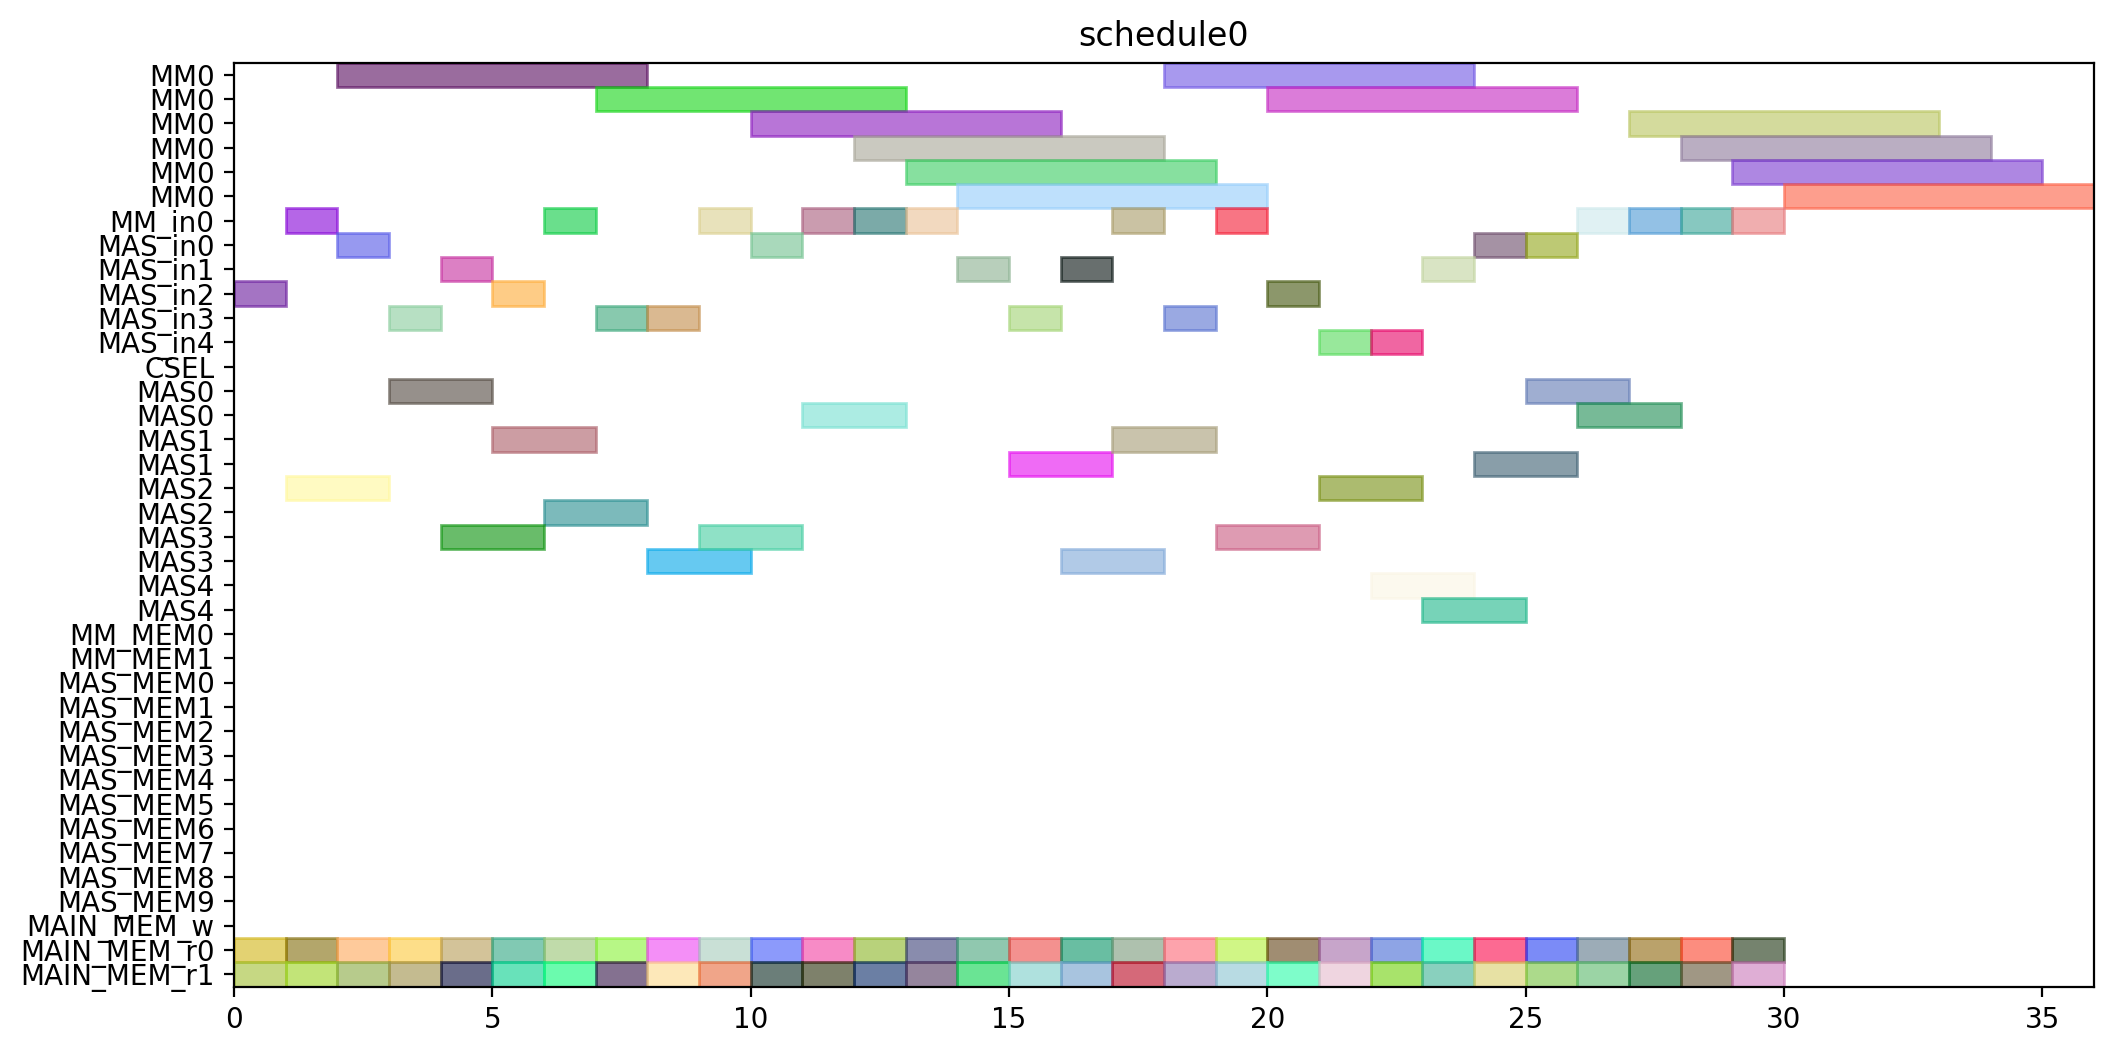

The Python source for this figure:
from pyschedule import Scenario, solvers, plotters, alt


def solve():
	horizon = 120
	S = Scenario("schedule0", horizon=horizon)

	# resource
	MM = S.Resources('MM', num=1, size=6)
	MM_in = S.Resources('MM_in', num=1)
	MAS_in = S.Resources('MAS_in', num=5)
	CSEL = S.Resource('CSEL')
	MAS = S.Resources('MAS', num=5, size=2, periods=range(1, horizon))
	MM_MEM = S.Resources('MM_MEM', num=2)
	MAS_MEM = S.Resources('MAS_MEM', num=10)
	MAIN_MEM_w = S.Resource('MAIN_MEM_w', size=1)
	MAIN_MEM_r = S.Resources('MAIN_MEM_r', num=2)

	# result of previous scheduling

	# new tasks
	T1_t0 = S.Task('T1_t0', length=2, delay_cost=1)
	T1_t0 += alt(MAS)
	T1_t0_in = S.Task('T1_t0_in', length=1, delay_cost=1)
	T1_t0_in += alt(MAS_in)
	S += T1_t0_in*MAS_in[0]<=T1_t0*MAS[0]

	S += T1_t0_in*MAS_in[1]<=T1_t0*MAS[1]

	S += T1_t0_in*MAS_in[2]<=T1_t0*MAS[2]

	S += T1_t0_in*MAS_in[3]<=T1_t0*MAS[3]

	S += T1_t0_in*MAS_in[4]<=T1_t0*MAS[4]

	T1_t0_mem0 = S.Task('T1_t0_mem0', length=1, delay_cost=1)
	T1_t0_mem0 += MAIN_MEM_r[0]
	S += T1_t0_mem0 <= T1_t0

	T1_t0_mem1 = S.Task('T1_t0_mem1', length=1, delay_cost=1)
	T1_t0_mem1 += MAIN_MEM_r[1]
	S += T1_t0_mem1 <= T1_t0

	T1_t1 = S.Task('T1_t1', length=2, delay_cost=1)
	T1_t1 += alt(MAS)
	T1_t1_in = S.Task('T1_t1_in', length=1, delay_cost=1)
	T1_t1_in += alt(MAS_in)
	S += T1_t1_in*MAS_in[0]<=T1_t1*MAS[0]

	S += T1_t1_in*MAS_in[1]<=T1_t1*MAS[1]

	S += T1_t1_in*MAS_in[2]<=T1_t1*MAS[2]

	S += T1_t1_in*MAS_in[3]<=T1_t1*MAS[3]

	S += T1_t1_in*MAS_in[4]<=T1_t1*MAS[4]

	T1_t1_mem0 = S.Task('T1_t1_mem0', length=1, delay_cost=1)
	T1_t1_mem0 += MAIN_MEM_r[0]
	S += T1_t1_mem0 <= T1_t1

	T1_t1_mem1 = S.Task('T1_t1_mem1', length=1, delay_cost=1)
	T1_t1_mem1 += MAIN_MEM_r[1]
	S += T1_t1_mem1 <= T1_t1

	T1_t3 = S.Task('T1_t3', length=6, delay_cost=1)
	T1_t3 += alt(MM)
	T1_t3_in = S.Task('T1_t3_in', length=1, delay_cost=1)
	T1_t3_in += alt(MM_in)
	S += T1_t3_in*MM_in[0]<=T1_t3*MM[0]
	T1_t3_mem0 = S.Task('T1_t3_mem0', length=1, delay_cost=1)
	T1_t3_mem0 += MAIN_MEM_r[0]
	S += T1_t3_mem0 <= T1_t3

	T1_t3_mem1 = S.Task('T1_t3_mem1', length=1, delay_cost=1)
	T1_t3_mem1 += MAIN_MEM_r[1]
	S += T1_t3_mem1 <= T1_t3

	T2_t0 = S.Task('T2_t0', length=6, delay_cost=1)
	T2_t0 += alt(MM)
	T2_t0_in = S.Task('T2_t0_in', length=1, delay_cost=1)
	T2_t0_in += alt(MM_in)
	S += T2_t0_in*MM_in[0]<=T2_t0*MM[0]
	T2_t0_mem0 = S.Task('T2_t0_mem0', length=1, delay_cost=1)
	T2_t0_mem0 += MAIN_MEM_r[0]
	S += T2_t0_mem0 <= T2_t0

	T2_t0_mem1 = S.Task('T2_t0_mem1', length=1, delay_cost=1)
	T2_t0_mem1 += MAIN_MEM_r[1]
	S += T2_t0_mem1 <= T2_t0

	T2_t1 = S.Task('T2_t1', length=6, delay_cost=1)
	T2_t1 += alt(MM)
	T2_t1_in = S.Task('T2_t1_in', length=1, delay_cost=1)
	T2_t1_in += alt(MM_in)
	S += T2_t1_in*MM_in[0]<=T2_t1*MM[0]
	T2_t1_mem0 = S.Task('T2_t1_mem0', length=1, delay_cost=1)
	T2_t1_mem0 += MAIN_MEM_r[0]
	S += T2_t1_mem0 <= T2_t1

	T2_t1_mem1 = S.Task('T2_t1_mem1', length=1, delay_cost=1)
	T2_t1_mem1 += MAIN_MEM_r[1]
	S += T2_t1_mem1 <= T2_t1

	T2_t2 = S.Task('T2_t2', length=2, delay_cost=1)
	T2_t2 += alt(MAS)
	T2_t2_in = S.Task('T2_t2_in', length=1, delay_cost=1)
	T2_t2_in += alt(MAS_in)
	S += T2_t2_in*MAS_in[0]<=T2_t2*MAS[0]

	S += T2_t2_in*MAS_in[1]<=T2_t2*MAS[1]

	S += T2_t2_in*MAS_in[2]<=T2_t2*MAS[2]

	S += T2_t2_in*MAS_in[3]<=T2_t2*MAS[3]

	S += T2_t2_in*MAS_in[4]<=T2_t2*MAS[4]

	T2_t2_mem0 = S.Task('T2_t2_mem0', length=1, delay_cost=1)
	T2_t2_mem0 += MAIN_MEM_r[0]
	S += T2_t2_mem0 <= T2_t2

	T2_t2_mem1 = S.Task('T2_t2_mem1', length=1, delay_cost=1)
	T2_t2_mem1 += MAIN_MEM_r[1]
	S += T2_t2_mem1 <= T2_t2

	T2_t3 = S.Task('T2_t3', length=2, delay_cost=1)
	T2_t3 += alt(MAS)
	T2_t3_in = S.Task('T2_t3_in', length=1, delay_cost=1)
	T2_t3_in += alt(MAS_in)
	S += T2_t3_in*MAS_in[0]<=T2_t3*MAS[0]

	S += T2_t3_in*MAS_in[1]<=T2_t3*MAS[1]

	S += T2_t3_in*MAS_in[2]<=T2_t3*MAS[2]

	S += T2_t3_in*MAS_in[3]<=T2_t3*MAS[3]

	S += T2_t3_in*MAS_in[4]<=T2_t3*MAS[4]

	T2_t3_mem0 = S.Task('T2_t3_mem0', length=1, delay_cost=1)
	T2_t3_mem0 += MAIN_MEM_r[0]
	S += T2_t3_mem0 <= T2_t3

	T2_t3_mem1 = S.Task('T2_t3_mem1', length=1, delay_cost=1)
	T2_t3_mem1 += MAIN_MEM_r[1]
	S += T2_t3_mem1 <= T2_t3

	T3_t0 = S.Task('T3_t0', length=6, delay_cost=1)
	T3_t0 += alt(MM)
	T3_t0_in = S.Task('T3_t0_in', length=1, delay_cost=1)
	T3_t0_in += alt(MM_in)
	S += T3_t0_in*MM_in[0]<=T3_t0*MM[0]
	T3_t0_mem0 = S.Task('T3_t0_mem0', length=1, delay_cost=1)
	T3_t0_mem0 += MAIN_MEM_r[0]
	S += T3_t0_mem0 <= T3_t0

	T3_t0_mem1 = S.Task('T3_t0_mem1', length=1, delay_cost=1)
	T3_t0_mem1 += MAIN_MEM_r[1]
	S += T3_t0_mem1 <= T3_t0

	T3_t1 = S.Task('T3_t1', length=6, delay_cost=1)
	T3_t1 += alt(MM)
	T3_t1_in = S.Task('T3_t1_in', length=1, delay_cost=1)
	T3_t1_in += alt(MM_in)
	S += T3_t1_in*MM_in[0]<=T3_t1*MM[0]
	T3_t1_mem0 = S.Task('T3_t1_mem0', length=1, delay_cost=1)
	T3_t1_mem0 += MAIN_MEM_r[0]
	S += T3_t1_mem0 <= T3_t1

	T3_t1_mem1 = S.Task('T3_t1_mem1', length=1, delay_cost=1)
	T3_t1_mem1 += MAIN_MEM_r[1]
	S += T3_t1_mem1 <= T3_t1

	T3_t2 = S.Task('T3_t2', length=2, delay_cost=1)
	T3_t2 += alt(MAS)
	T3_t2_in = S.Task('T3_t2_in', length=1, delay_cost=1)
	T3_t2_in += alt(MAS_in)
	S += T3_t2_in*MAS_in[0]<=T3_t2*MAS[0]

	S += T3_t2_in*MAS_in[1]<=T3_t2*MAS[1]

	S += T3_t2_in*MAS_in[2]<=T3_t2*MAS[2]

	S += T3_t2_in*MAS_in[3]<=T3_t2*MAS[3]

	S += T3_t2_in*MAS_in[4]<=T3_t2*MAS[4]

	T3_t2_mem0 = S.Task('T3_t2_mem0', length=1, delay_cost=1)
	T3_t2_mem0 += MAIN_MEM_r[0]
	S += T3_t2_mem0 <= T3_t2

	T3_t2_mem1 = S.Task('T3_t2_mem1', length=1, delay_cost=1)
	T3_t2_mem1 += MAIN_MEM_r[1]
	S += T3_t2_mem1 <= T3_t2

	T3_t3 = S.Task('T3_t3', length=2, delay_cost=1)
	T3_t3 += alt(MAS)
	T3_t3_in = S.Task('T3_t3_in', length=1, delay_cost=1)
	T3_t3_in += alt(MAS_in)
	S += T3_t3_in*MAS_in[0]<=T3_t3*MAS[0]

	S += T3_t3_in*MAS_in[1]<=T3_t3*MAS[1]

	S += T3_t3_in*MAS_in[2]<=T3_t3*MAS[2]

	S += T3_t3_in*MAS_in[3]<=T3_t3*MAS[3]

	S += T3_t3_in*MAS_in[4]<=T3_t3*MAS[4]

	T3_t3_mem0 = S.Task('T3_t3_mem0', length=1, delay_cost=1)
	T3_t3_mem0 += MAIN_MEM_r[0]
	S += T3_t3_mem0 <= T3_t3

	T3_t3_mem1 = S.Task('T3_t3_mem1', length=1, delay_cost=1)
	T3_t3_mem1 += MAIN_MEM_r[1]
	S += T3_t3_mem1 <= T3_t3

	T4_t0 = S.Task('T4_t0', length=6, delay_cost=1)
	T4_t0 += alt(MM)
	T4_t0_in = S.Task('T4_t0_in', length=1, delay_cost=1)
	T4_t0_in += alt(MM_in)
	S += T4_t0_in*MM_in[0]<=T4_t0*MM[0]
	T4_t0_mem0 = S.Task('T4_t0_mem0', length=1, delay_cost=1)
	T4_t0_mem0 += MAIN_MEM_r[0]
	S += T4_t0_mem0 <= T4_t0

	T4_t0_mem1 = S.Task('T4_t0_mem1', length=1, delay_cost=1)
	T4_t0_mem1 += MAIN_MEM_r[1]
	S += T4_t0_mem1 <= T4_t0

	T4_t1 = S.Task('T4_t1', length=6, delay_cost=1)
	T4_t1 += alt(MM)
	T4_t1_in = S.Task('T4_t1_in', length=1, delay_cost=1)
	T4_t1_in += alt(MM_in)
	S += T4_t1_in*MM_in[0]<=T4_t1*MM[0]
	T4_t1_mem0 = S.Task('T4_t1_mem0', length=1, delay_cost=1)
	T4_t1_mem0 += MAIN_MEM_r[0]
	S += T4_t1_mem0 <= T4_t1

	T4_t1_mem1 = S.Task('T4_t1_mem1', length=1, delay_cost=1)
	T4_t1_mem1 += MAIN_MEM_r[1]
	S += T4_t1_mem1 <= T4_t1

	T4_t2 = S.Task('T4_t2', length=2, delay_cost=1)
	T4_t2 += alt(MAS)
	T4_t2_in = S.Task('T4_t2_in', length=1, delay_cost=1)
	T4_t2_in += alt(MAS_in)
	S += T4_t2_in*MAS_in[0]<=T4_t2*MAS[0]

	S += T4_t2_in*MAS_in[1]<=T4_t2*MAS[1]

	S += T4_t2_in*MAS_in[2]<=T4_t2*MAS[2]

	S += T4_t2_in*MAS_in[3]<=T4_t2*MAS[3]

	S += T4_t2_in*MAS_in[4]<=T4_t2*MAS[4]

	T4_t2_mem0 = S.Task('T4_t2_mem0', length=1, delay_cost=1)
	T4_t2_mem0 += MAIN_MEM_r[0]
	S += T4_t2_mem0 <= T4_t2

	T4_t2_mem1 = S.Task('T4_t2_mem1', length=1, delay_cost=1)
	T4_t2_mem1 += MAIN_MEM_r[1]
	S += T4_t2_mem1 <= T4_t2

	T4_t3 = S.Task('T4_t3', length=2, delay_cost=1)
	T4_t3 += alt(MAS)
	T4_t3_in = S.Task('T4_t3_in', length=1, delay_cost=1)
	T4_t3_in += alt(MAS_in)
	S += T4_t3_in*MAS_in[0]<=T4_t3*MAS[0]

	S += T4_t3_in*MAS_in[1]<=T4_t3*MAS[1]

	S += T4_t3_in*MAS_in[2]<=T4_t3*MAS[2]

	S += T4_t3_in*MAS_in[3]<=T4_t3*MAS[3]

	S += T4_t3_in*MAS_in[4]<=T4_t3*MAS[4]

	T4_t3_mem0 = S.Task('T4_t3_mem0', length=1, delay_cost=1)
	T4_t3_mem0 += MAIN_MEM_r[0]
	S += T4_t3_mem0 <= T4_t3

	T4_t3_mem1 = S.Task('T4_t3_mem1', length=1, delay_cost=1)
	T4_t3_mem1 += MAIN_MEM_r[1]
	S += T4_t3_mem1 <= T4_t3

	T5_t0 = S.Task('T5_t0', length=2, delay_cost=1)
	T5_t0 += alt(MAS)
	T5_t0_in = S.Task('T5_t0_in', length=1, delay_cost=1)
	T5_t0_in += alt(MAS_in)
	S += T5_t0_in*MAS_in[0]<=T5_t0*MAS[0]

	S += T5_t0_in*MAS_in[1]<=T5_t0*MAS[1]

	S += T5_t0_in*MAS_in[2]<=T5_t0*MAS[2]

	S += T5_t0_in*MAS_in[3]<=T5_t0*MAS[3]

	S += T5_t0_in*MAS_in[4]<=T5_t0*MAS[4]

	T5_t0_mem0 = S.Task('T5_t0_mem0', length=1, delay_cost=1)
	T5_t0_mem0 += MAIN_MEM_r[0]
	S += T5_t0_mem0 <= T5_t0

	T5_t0_mem1 = S.Task('T5_t0_mem1', length=1, delay_cost=1)
	T5_t0_mem1 += MAIN_MEM_r[1]
	S += T5_t0_mem1 <= T5_t0

	T5_t1 = S.Task('T5_t1', length=2, delay_cost=1)
	T5_t1 += alt(MAS)
	T5_t1_in = S.Task('T5_t1_in', length=1, delay_cost=1)
	T5_t1_in += alt(MAS_in)
	S += T5_t1_in*MAS_in[0]<=T5_t1*MAS[0]

	S += T5_t1_in*MAS_in[1]<=T5_t1*MAS[1]

	S += T5_t1_in*MAS_in[2]<=T5_t1*MAS[2]

	S += T5_t1_in*MAS_in[3]<=T5_t1*MAS[3]

	S += T5_t1_in*MAS_in[4]<=T5_t1*MAS[4]

	T5_t1_mem0 = S.Task('T5_t1_mem0', length=1, delay_cost=1)
	T5_t1_mem0 += MAIN_MEM_r[0]
	S += T5_t1_mem0 <= T5_t1

	T5_t1_mem1 = S.Task('T5_t1_mem1', length=1, delay_cost=1)
	T5_t1_mem1 += MAIN_MEM_r[1]
	S += T5_t1_mem1 <= T5_t1

	T5_t3 = S.Task('T5_t3', length=6, delay_cost=1)
	T5_t3 += alt(MM)
	T5_t3_in = S.Task('T5_t3_in', length=1, delay_cost=1)
	T5_t3_in += alt(MM_in)
	S += T5_t3_in*MM_in[0]<=T5_t3*MM[0]
	T5_t3_mem0 = S.Task('T5_t3_mem0', length=1, delay_cost=1)
	T5_t3_mem0 += MAIN_MEM_r[0]
	S += T5_t3_mem0 <= T5_t3

	T5_t3_mem1 = S.Task('T5_t3_mem1', length=1, delay_cost=1)
	T5_t3_mem1 += MAIN_MEM_r[1]
	S += T5_t3_mem1 <= T5_t3

	T6_t0 = S.Task('T6_t0', length=6, delay_cost=1)
	T6_t0 += alt(MM)
	T6_t0_in = S.Task('T6_t0_in', length=1, delay_cost=1)
	T6_t0_in += alt(MM_in)
	S += T6_t0_in*MM_in[0]<=T6_t0*MM[0]
	T6_t0_mem0 = S.Task('T6_t0_mem0', length=1, delay_cost=1)
	T6_t0_mem0 += MAIN_MEM_r[0]
	S += T6_t0_mem0 <= T6_t0

	T6_t0_mem1 = S.Task('T6_t0_mem1', length=1, delay_cost=1)
	T6_t0_mem1 += MAIN_MEM_r[1]
	S += T6_t0_mem1 <= T6_t0

	T6_t1 = S.Task('T6_t1', length=6, delay_cost=1)
	T6_t1 += alt(MM)
	T6_t1_in = S.Task('T6_t1_in', length=1, delay_cost=1)
	T6_t1_in += alt(MM_in)
	S += T6_t1_in*MM_in[0]<=T6_t1*MM[0]
	T6_t1_mem0 = S.Task('T6_t1_mem0', length=1, delay_cost=1)
	T6_t1_mem0 += MAIN_MEM_r[0]
	S += T6_t1_mem0 <= T6_t1

	T6_t1_mem1 = S.Task('T6_t1_mem1', length=1, delay_cost=1)
	T6_t1_mem1 += MAIN_MEM_r[1]
	S += T6_t1_mem1 <= T6_t1

	T6_t2 = S.Task('T6_t2', length=2, delay_cost=1)
	T6_t2 += alt(MAS)
	T6_t2_in = S.Task('T6_t2_in', length=1, delay_cost=1)
	T6_t2_in += alt(MAS_in)
	S += T6_t2_in*MAS_in[0]<=T6_t2*MAS[0]

	S += T6_t2_in*MAS_in[1]<=T6_t2*MAS[1]

	S += T6_t2_in*MAS_in[2]<=T6_t2*MAS[2]

	S += T6_t2_in*MAS_in[3]<=T6_t2*MAS[3]

	S += T6_t2_in*MAS_in[4]<=T6_t2*MAS[4]

	T6_t2_mem0 = S.Task('T6_t2_mem0', length=1, delay_cost=1)
	T6_t2_mem0 += MAIN_MEM_r[0]
	S += T6_t2_mem0 <= T6_t2

	T6_t2_mem1 = S.Task('T6_t2_mem1', length=1, delay_cost=1)
	T6_t2_mem1 += MAIN_MEM_r[1]
	S += T6_t2_mem1 <= T6_t2

	T6_t3 = S.Task('T6_t3', length=2, delay_cost=1)
	T6_t3 += alt(MAS)
	T6_t3_in = S.Task('T6_t3_in', length=1, delay_cost=1)
	T6_t3_in += alt(MAS_in)
	S += T6_t3_in*MAS_in[0]<=T6_t3*MAS[0]

	S += T6_t3_in*MAS_in[1]<=T6_t3*MAS[1]

	S += T6_t3_in*MAS_in[2]<=T6_t3*MAS[2]

	S += T6_t3_in*MAS_in[3]<=T6_t3*MAS[3]

	S += T6_t3_in*MAS_in[4]<=T6_t3*MAS[4]

	T6_t3_mem0 = S.Task('T6_t3_mem0', length=1, delay_cost=1)
	T6_t3_mem0 += MAIN_MEM_r[0]
	S += T6_t3_mem0 <= T6_t3

	T6_t3_mem1 = S.Task('T6_t3_mem1', length=1, delay_cost=1)
	T6_t3_mem1 += MAIN_MEM_r[1]
	S += T6_t3_mem1 <= T6_t3

	T7_t0 = S.Task('T7_t0', length=6, delay_cost=1)
	T7_t0 += alt(MM)
	T7_t0_in = S.Task('T7_t0_in', length=1, delay_cost=1)
	T7_t0_in += alt(MM_in)
	S += T7_t0_in*MM_in[0]<=T7_t0*MM[0]
	T7_t0_mem0 = S.Task('T7_t0_mem0', length=1, delay_cost=1)
	T7_t0_mem0 += MAIN_MEM_r[0]
	S += T7_t0_mem0 <= T7_t0

	T7_t0_mem1 = S.Task('T7_t0_mem1', length=1, delay_cost=1)
	T7_t0_mem1 += MAIN_MEM_r[1]
	S += T7_t0_mem1 <= T7_t0

	T7_t1 = S.Task('T7_t1', length=6, delay_cost=1)
	T7_t1 += alt(MM)
	T7_t1_in = S.Task('T7_t1_in', length=1, delay_cost=1)
	T7_t1_in += alt(MM_in)
	S += T7_t1_in*MM_in[0]<=T7_t1*MM[0]
	T7_t1_mem0 = S.Task('T7_t1_mem0', length=1, delay_cost=1)
	T7_t1_mem0 += MAIN_MEM_r[0]
	S += T7_t1_mem0 <= T7_t1

	T7_t1_mem1 = S.Task('T7_t1_mem1', length=1, delay_cost=1)
	T7_t1_mem1 += MAIN_MEM_r[1]
	S += T7_t1_mem1 <= T7_t1

	T7_t2 = S.Task('T7_t2', length=2, delay_cost=1)
	T7_t2 += alt(MAS)
	T7_t2_in = S.Task('T7_t2_in', length=1, delay_cost=1)
	T7_t2_in += alt(MAS_in)
	S += T7_t2_in*MAS_in[0]<=T7_t2*MAS[0]

	S += T7_t2_in*MAS_in[1]<=T7_t2*MAS[1]

	S += T7_t2_in*MAS_in[2]<=T7_t2*MAS[2]

	S += T7_t2_in*MAS_in[3]<=T7_t2*MAS[3]

	S += T7_t2_in*MAS_in[4]<=T7_t2*MAS[4]

	T7_t2_mem0 = S.Task('T7_t2_mem0', length=1, delay_cost=1)
	T7_t2_mem0 += MAIN_MEM_r[0]
	S += T7_t2_mem0 <= T7_t2

	T7_t2_mem1 = S.Task('T7_t2_mem1', length=1, delay_cost=1)
	T7_t2_mem1 += MAIN_MEM_r[1]
	S += T7_t2_mem1 <= T7_t2

	T7_t3 = S.Task('T7_t3', length=2, delay_cost=1)
	T7_t3 += alt(MAS)
	T7_t3_in = S.Task('T7_t3_in', length=1, delay_cost=1)
	T7_t3_in += alt(MAS_in)
	S += T7_t3_in*MAS_in[0]<=T7_t3*MAS[0]

	S += T7_t3_in*MAS_in[1]<=T7_t3*MAS[1]

	S += T7_t3_in*MAS_in[2]<=T7_t3*MAS[2]

	S += T7_t3_in*MAS_in[3]<=T7_t3*MAS[3]

	S += T7_t3_in*MAS_in[4]<=T7_t3*MAS[4]

	T7_t3_mem0 = S.Task('T7_t3_mem0', length=1, delay_cost=1)
	T7_t3_mem0 += MAIN_MEM_r[0]
	S += T7_t3_mem0 <= T7_t3

	T7_t3_mem1 = S.Task('T7_t3_mem1', length=1, delay_cost=1)
	T7_t3_mem1 += MAIN_MEM_r[1]
	S += T7_t3_mem1 <= T7_t3

	T8_t2 = S.Task('T8_t2', length=2, delay_cost=1)
	T8_t2 += alt(MAS)
	T8_t2_in = S.Task('T8_t2_in', length=1, delay_cost=1)
	T8_t2_in += alt(MAS_in)
	S += T8_t2_in*MAS_in[0]<=T8_t2*MAS[0]

	S += T8_t2_in*MAS_in[1]<=T8_t2*MAS[1]

	S += T8_t2_in*MAS_in[2]<=T8_t2*MAS[2]

	S += T8_t2_in*MAS_in[3]<=T8_t2*MAS[3]

	S += T8_t2_in*MAS_in[4]<=T8_t2*MAS[4]

	T8_t2_mem0 = S.Task('T8_t2_mem0', length=1, delay_cost=1)
	T8_t2_mem0 += MAIN_MEM_r[0]
	S += T8_t2_mem0 <= T8_t2

	T8_t2_mem1 = S.Task('T8_t2_mem1', length=1, delay_cost=1)
	T8_t2_mem1 += MAIN_MEM_r[1]
	S += T8_t2_mem1 <= T8_t2

	T9_t2 = S.Task('T9_t2', length=2, delay_cost=1)
	T9_t2 += alt(MAS)
	T9_t2_in = S.Task('T9_t2_in', length=1, delay_cost=1)
	T9_t2_in += alt(MAS_in)
	S += T9_t2_in*MAS_in[0]<=T9_t2*MAS[0]

	S += T9_t2_in*MAS_in[1]<=T9_t2*MAS[1]

	S += T9_t2_in*MAS_in[2]<=T9_t2*MAS[2]

	S += T9_t2_in*MAS_in[3]<=T9_t2*MAS[3]

	S += T9_t2_in*MAS_in[4]<=T9_t2*MAS[4]

	T9_t2_mem0 = S.Task('T9_t2_mem0', length=1, delay_cost=1)
	T9_t2_mem0 += MAIN_MEM_r[0]
	S += T9_t2_mem0 <= T9_t2

	T9_t2_mem1 = S.Task('T9_t2_mem1', length=1, delay_cost=1)
	T9_t2_mem1 += MAIN_MEM_r[1]
	S += T9_t2_mem1 <= T9_t2

	T10_t2 = S.Task('T10_t2', length=2, delay_cost=1)
	T10_t2 += alt(MAS)
	T10_t2_in = S.Task('T10_t2_in', length=1, delay_cost=1)
	T10_t2_in += alt(MAS_in)
	S += T10_t2_in*MAS_in[0]<=T10_t2*MAS[0]

	S += T10_t2_in*MAS_in[1]<=T10_t2*MAS[1]

	S += T10_t2_in*MAS_in[2]<=T10_t2*MAS[2]

	S += T10_t2_in*MAS_in[3]<=T10_t2*MAS[3]

	S += T10_t2_in*MAS_in[4]<=T10_t2*MAS[4]

	T10_t2_mem0 = S.Task('T10_t2_mem0', length=1, delay_cost=1)
	T10_t2_mem0 += MAIN_MEM_r[0]
	S += T10_t2_mem0 <= T10_t2

	T10_t2_mem1 = S.Task('T10_t2_mem1', length=1, delay_cost=1)
	T10_t2_mem1 += MAIN_MEM_r[1]
	S += T10_t2_mem1 <= T10_t2

	T11_t2 = S.Task('T11_t2', length=2, delay_cost=1)
	T11_t2 += alt(MAS)
	T11_t2_in = S.Task('T11_t2_in', length=1, delay_cost=1)
	T11_t2_in += alt(MAS_in)
	S += T11_t2_in*MAS_in[0]<=T11_t2*MAS[0]

	S += T11_t2_in*MAS_in[1]<=T11_t2*MAS[1]

	S += T11_t2_in*MAS_in[2]<=T11_t2*MAS[2]

	S += T11_t2_in*MAS_in[3]<=T11_t2*MAS[3]

	S += T11_t2_in*MAS_in[4]<=T11_t2*MAS[4]

	T11_t2_mem0 = S.Task('T11_t2_mem0', length=1, delay_cost=1)
	T11_t2_mem0 += MAIN_MEM_r[0]
	S += T11_t2_mem0 <= T11_t2

	T11_t2_mem1 = S.Task('T11_t2_mem1', length=1, delay_cost=1)
	T11_t2_mem1 += MAIN_MEM_r[1]
	S += T11_t2_mem1 <= T11_t2

	solvers.mip.solve(S,msg=1,kind='CPLEX',ratio_gap=1.01)

	solution = [['hoge']*len(S.solution()[1]) for i in range(len(S.solution()))]
	for i in range(len(S.solution())):
		for j in range(len(S.solution()[i])):
			solution[i][j]=str(S.solution()[i][j])
	print(solution)

	cycles = int(solution[-1][3])

	pic_file_name = "/mnt/rose/usr1/fukuda/ABE/multiRAM_multiMAS_16mux/scheduling_result/stage6MM1_stage2MAS5/EP2_LADDERMUL/schedule0.png"
	if(S.solution() != []):
		plotters.matplotlib.plot(S,img_filename=pic_file_name, show_task_labels=False, fig_size=(cycles*0.25+3, 6))

	return solution
